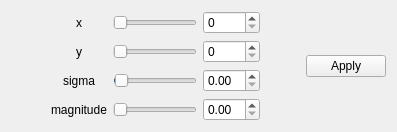
         <widget class="QWidget" name="tab_2">
          <attribute name="title">
           <string>2</string>
          </attribute>
          <layout class="QHBoxLayout" name="horizontalLayout_2">
           <item>
            <layout class="QGridLayout" name="gridLayout_2">
             <item row="0" column="4">
              <spacer name="horizontalSpacer_19">
               <property name="orientation">
                <enum>Qt::Horizontal</enum>
               </property>
               <property name="sizeHint" stdset="0">
                <size>
                 <width>40</width>
                 <height>20</height>
                </size>
               </property>
              </spacer>
             </item>
             <item row="1" column="2">
              <widget class="QSlider" name="swirl_y_slider">
               <property name="sizePolicy">
                <sizepolicy hsizetype="Expanding" vsizetype="Fixed">
                 <horstretch>100</horstretch>
                 <verstretch>0</verstretch>
                </sizepolicy>
               </property>
               <property name="accessibleName">
                <string>y</string>
               </property>
               <property name="orientation">
                <enum>Qt::Horizontal</enum>
               </property>
              </widget>
             </item>
             <item row="3" column="2">
              <widget class="QSlider" name="swirl_magnitude_slider">
               <property name="accessibleName">
                <string>magnitude</string>
               </property>
               <property name="orientation">
                <enum>Qt::Horizontal</enum>
               </property>
              </widget>
             </item>
             <item row="1" column="1">
              <widget class="QLabel" name="label_8">
               <property name="text">
                <string>y</string>
               </property>
               <property name="alignment">
                <set>Qt::AlignCenter</set>
               </property>
              </widget>
             </item>
             <item row="3" column="3">
              <widget class="QDoubleSpinBox" name="swirl_magnitude_spinbox">
               <property name="accessibleName">
                <string>magnitude</string>
               </property>
              </widget>
             </item>
             <item row="1" column="3">
              <widget class="QSpinBox" name="swirl_y_spinbox">
               <property name="accessibleName">
                <string>y</string>
               </property>
              </widget>
             </item>
             <item row="2" column="2">
              <widget class="QSlider" name="swirl_sigma_slider">
               <property name="accessibleName">
                <string>swirl_sigma</string>
               </property>
               <property name="maximum">
                <number>100</number>
               </property>
               <property name="value">
                <number>1</number>
               </property>
               <property name="orientation">
                <enum>Qt::Horizontal</enum>
               </property>
              </widget>
             </item>
             <item row="2" column="1">
              <widget class="QLabel" name="label_7">
               <property name="text">
                <string>sigma</string>
               </property>
               <property name="alignment">
                <set>Qt::AlignCenter</set>
               </property>
              </widget>
             </item>
             <item row="0" column="1">
              <widget class="QLabel" name="label_10">
               <property name="text">
                <string>x</string>
               </property>
               <property name="alignment">
                <set>Qt::AlignCenter</set>
               </property>
              </widget>
             </item>
             <item row="0" column="3">
              <widget class="QSpinBox" name="swirl_x_spinbox">
               <property name="accessibleName">
                <string>x</string>
               </property>
              </widget>
             </item>
             <item row="1" column="4">
              <spacer name="horizontalSpacer_20">
               <property name="orientation">
                <enum>Qt::Horizontal</enum>
               </property>
               <property name="sizeHint" stdset="0">
                <size>
                 <width>40</width>
                 <height>20</height>
                </size>
               </property>
              </spacer>
             </item>
             <item row="0" column="2">
              <widget class="QSlider" name="swirl_x_slider">
               <property name="accessibleName">
                <string>x</string>
               </property>
               <property name="orientation">
                <enum>Qt::Horizontal</enum>
               </property>
              </widget>
             </item>
             <item row="2" column="3">
              <widget class="QDoubleSpinBox" name="swirl_sigma_spinbox">
               <property name="accessibleName">
                <string>swirl_sigma</string>
               </property>
              </widget>
             </item>
             <item row="3" column="1">
              <widget class="QLabel" name="label_11">
               <property name="text">
                <string>magnitude</string>
               </property>
               <property name="alignment">
                <set>Qt::AlignCenter</set>
               </property>
              </widget>
             </item>
             <item row="2" column="4">
              <spacer name="horizontalSpacer_21">
               <property name="orientation">
                <enum>Qt::Horizontal</enum>
               </property>
               <property name="sizeHint" stdset="0">
                <size>
                 <width>40</width>
                 <height>20</height>
                </size>
               </property>
              </spacer>
             </item>
             <item row="3" column="4">
              <spacer name="horizontalSpacer_22">
               <property name="orientation">
                <enum>Qt::Horizontal</enum>
               </property>
               <property name="sizeHint" stdset="0">
                <size>
                 <width>40</width>
                 <height>20</height>
                </size>
               </property>
              </spacer>
             </item>
             <item row="0" column="0">
              <spacer name="horizontalSpacer_23">
               <property name="orientation">
                <enum>Qt::Horizontal</enum>
               </property>
               <property name="sizeHint" stdset="0">
                <size>
                 <width>40</width>
                 <height>20</height>
                </size>
               </property>
              </spacer>
             </item>
             <item row="1" column="0">
              <spacer name="horizontalSpacer_24">
               <property name="orientation">
                <enum>Qt::Horizontal</enum>
               </property>
               <property name="sizeHint" stdset="0">
                <size>
                 <width>40</width>
                 <height>20</height>
                </size>
               </property>
              </spacer>
             </item>
             <item row="2" column="0">
              <spacer name="horizontalSpacer_25">
               <property name="orientation">
                <enum>Qt::Horizontal</enum>
               </property>
               <property name="sizeHint" stdset="0">
                <size>
                 <width>40</width>
                 <height>20</height>
                </size>
               </property>
              </spacer>
             </item>
             <item row="3" column="0">
              <spacer name="horizontalSpacer_26">
               <property name="orientation">
                <enum>Qt::Horizontal</enum>
               </property>
               <property name="sizeHint" stdset="0">
                <size>
                 <width>40</width>
                 <height>20</height>
                </size>
               </property>
              </spacer>
             </item>
            </layout>
           </item>
           <item>
            <widget class="QPushButton" name="swirl_apply_button">
             <property name="toolTip">
              <string>&lt;html&gt;&lt;head/&gt;&lt;body&gt;&lt;p&gt;Apply this effect permanently! You can click undo button to roll back to the previous state.&lt;/p&gt;&lt;/body&gt;&lt;/html&gt;</string>
             </property>
             <property name="accessibleName">
              <string>tab_button</string>
             </property>
             <property name="text">
              <string>Apply</string>
             </property>
            </widget>
           </item>
          </layout>
         </widget>
